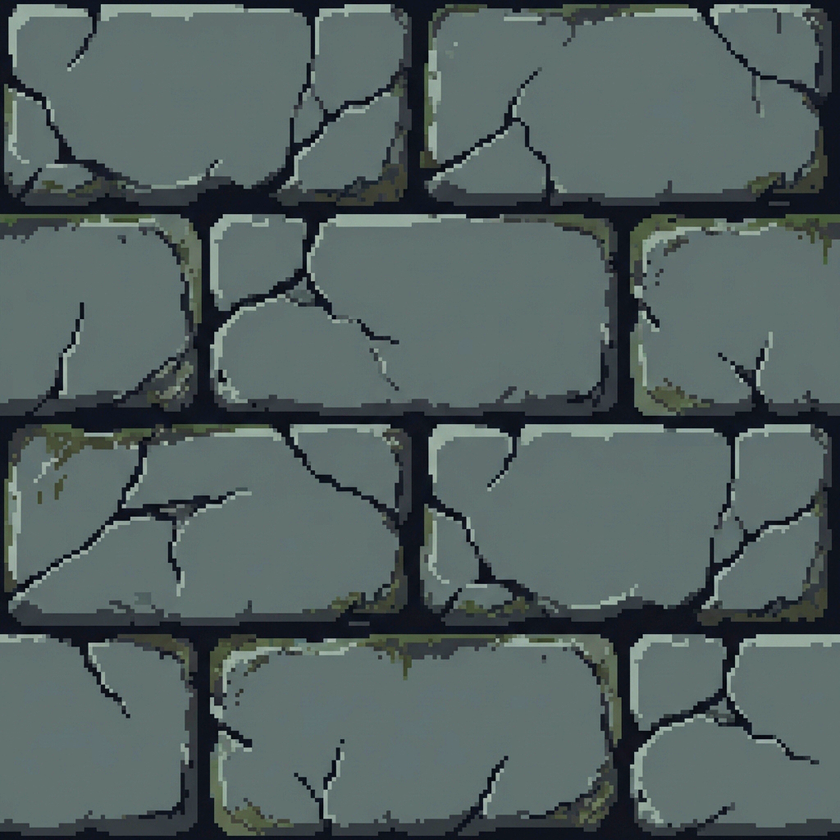
#> input picture assets/images/castle_brick.png, 840 x 840 px, shrunk from 1024 x 1024 before the run
$ python lighten_castle_assets.py
#> lines starting #> are read from the running program, lines starting #| are printed output that depends on the picture
from PIL import Image, ImageEnhance
import os

def lighten_image(path, factor=1.4):
#> called with path = 'assets/images/castle_brick.png', factor = 1.2
    if not os.path.exists(path):
        print(f"Skipping {path}: Not found")
        return

    print(f"Processing {path} with factor {factor}...")
    img = Image.open(path).convert("RGBA")
#> img is the input picture: PIL image 840x840 RGBA; mean R, G, B, A 83, 96.5, 95.7, 255

    # Enhancing brightness
    enhancer = ImageEnhance.Brightness(img)
    img_light = enhancer.enhance(factor)
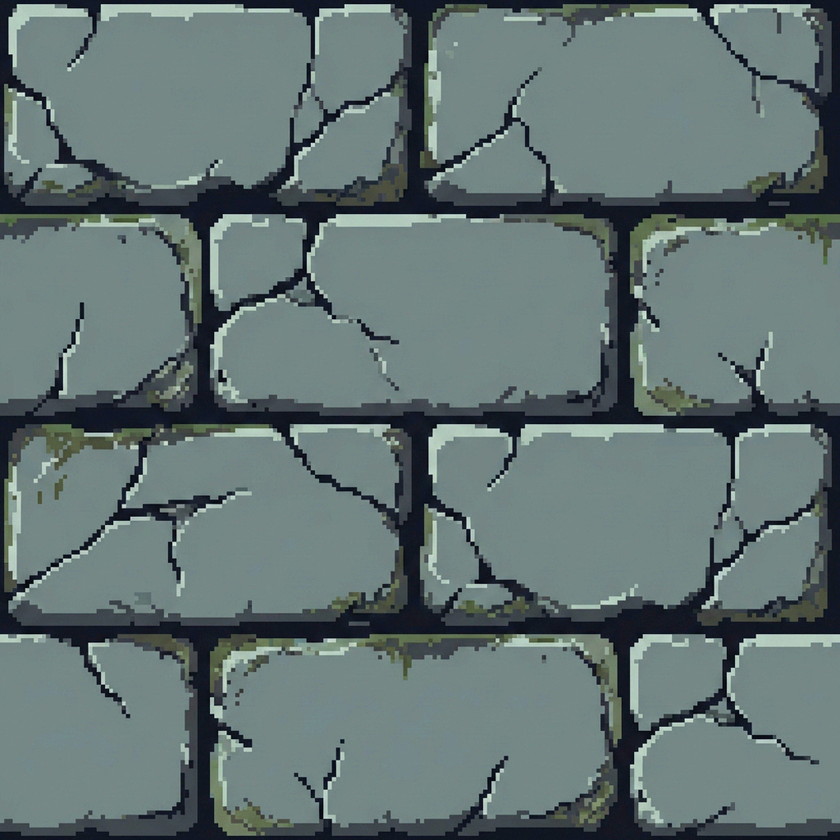
#> img_light: PIL image 840x840 RGBA; mean R, G, B, A 99.2, 115.3, 114.5, 255

    img_light.save(path)
    print(f"  Saved {path}")

if __name__ == "__main__":
    # Lighten both ground and brick for Level 4
    # lighten_image('assets/images/castle_ground.png', 1.4)
    lighten_image('assets/images/castle_brick.png', 1.2)

$ run again, with assets/images/brick_texture.png copied over assets/images/castle_brick.png
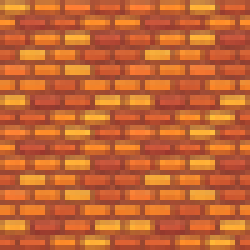
#> input picture assets/images/brick_texture.png, 50 x 50 px (shown 5 times larger)
#> in lighten_image, `img_light = enhancer.enhance(factor)`:
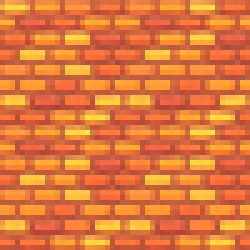
#> img_light: PIL image 50x50 RGBA (shown 5 times larger); mean R, G, B, A 223.3, 119.8, 60.3, 255
